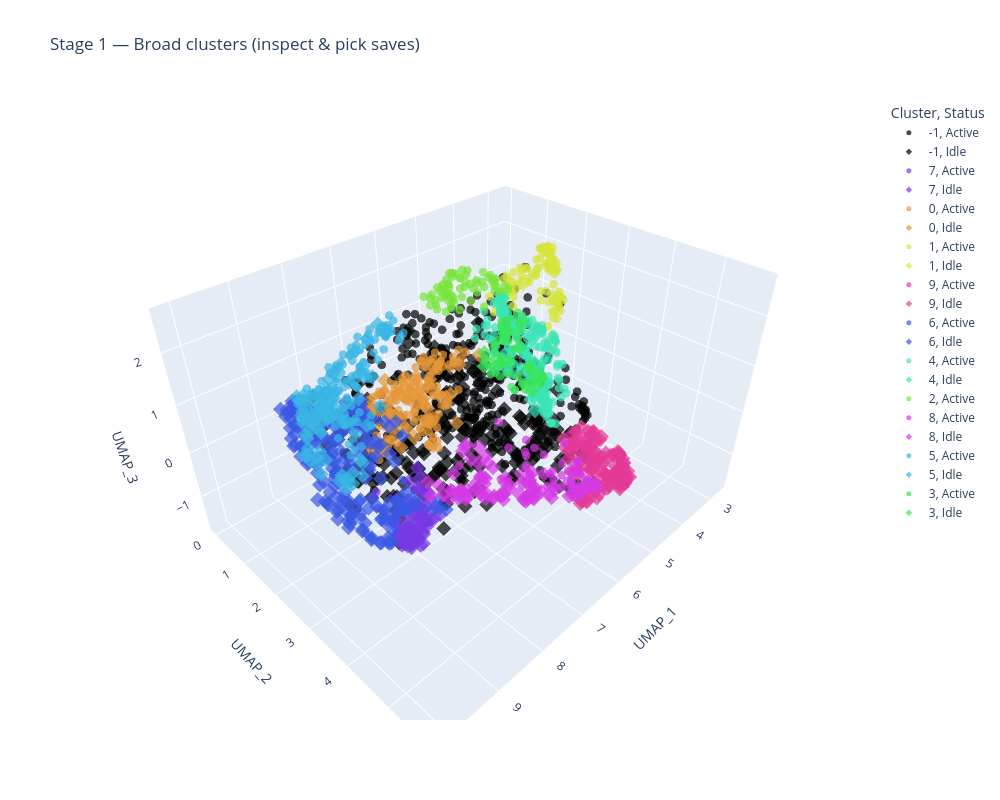

The cell this chart's notebook holds for it:
### Markdown cell above
### Stage 1: Broad clustering — find the save cluster manually

### Code cell
import json

# ── Stage 1: Broad UMAP + HDBSCAN on ALL embeddings ────────────────────────────
# Goal: get a handful of coarse clusters. You inspect them visually
# (via visualize_tensor_sample.py) and pick the cluster(s) containing saves.

# Higher-dim UMAP for clustering
stage1_umap_hd = umap.UMAP(
    n_neighbors=50, min_dist=0.0, n_components=20,
    metric='cosine', random_state=42, n_jobs=1,
)
emb_hd = stage1_umap_hd.fit_transform(X)

# Broad HDBSCAN — larger min_cluster_size for coarse groups
stage1_hdbscan = HDBSCAN(
    min_cluster_size=50,
    min_samples=5,
    metric='euclidean',
    cluster_selection_method='eom',   # coarser than 'leaf'
)
labels_stage1 = stage1_hdbscan.fit_predict(emb_hd)

# ── Load metadata for clip_type breakdown ──────────────────────────────────────
meta_path = f'{native_data_path}/{split}_metadata.json'
with open(meta_path, 'r') as f:
    all_meta = json.load(f)
clip_types = np.array([all_meta[i].get('clip_type', 'unknown') for i in sampled_indices_native])

# ── Print cluster distribution with action/idle breakdown ──────────────────────
unique_l, counts_l = np.unique(labels_stage1, return_counts=True)
print("Stage 1 cluster distribution:")
print(f"  {'Cluster':<10} {'Count':>6}  {'Action%':>8}  {'Idle%':>8}")
print(f"  {'-'*36}")
for l, c in sorted(zip(unique_l, counts_l)):
    tag = "NOISE" if l == -1 else f"Cluster {l}"
    mask = labels_stage1 == l
    n_action = np.sum(clip_types[mask] == 'action')
    n_idle = np.sum(clip_types[mask] == 'idle')
    pct_action = 100 * n_action / c
    pct_idle = 100 * n_idle / c
    print(f"  {tag:<10} {c:>6}  {pct_action:>7.1f}%  {pct_idle:>7.1f}%")

mask_cls = labels_stage1 != -1
if np.unique(labels_stage1[mask_cls]).size > 1:
    sil = silhouette_score(emb_hd[mask_cls], labels_stage1[mask_cls])
    print(f"\nSilhouette (excl. noise): {sil:.4f}")

# ── 3D visualisation ───────────────────────────────────────────────────────────
emb_3d = umap.UMAP(
    n_neighbors=50, min_dist=0.2, n_components=3,
    metric='cosine', random_state=42, n_jobs=1,
).fit_transform(X)

plot_interactive_umap_3d(
    emb_3d, labels_stage1,
    title="Stage 1 — Broad clusters (inspect & pick saves)",
    split=split,
    indices=sampled_indices_native,
)

# ── Print sample indices per cluster for quick inspection ──────────────────────
print("\nSample indices per cluster (use with visualize_tensor_sample.py):")
for cl in sorted(np.unique(labels_stage1)):
    cl_idx = sampled_indices_native[labels_stage1 == cl]
    tag = "NOISE" if cl == -1 else f"Cluster {cl}"
    preview = cl_idx[:8].tolist()
    print(f"  {tag} ({len(cl_idx)}): {preview}{'...' if len(cl_idx) > 8 else ''}")
    if cl != -1:
        print(f"    → python visualize_tensor_sample.py {preview[0]} --native")
